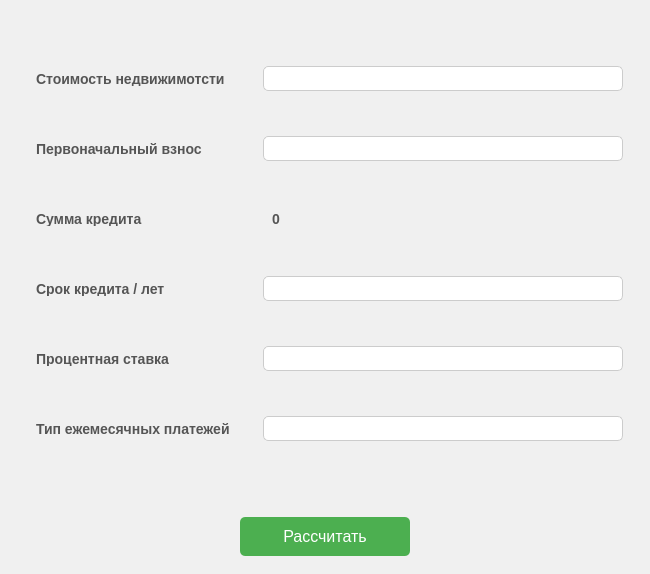
<?xml version="1.0" encoding="UTF-8"?>
<ui version="4.0">
 <class>CalculatorWindow</class>
 <widget class="QMainWindow" name="CalculatorWindow">
  <property name="geometry">
   <rect>
    <x>0</x>
    <y>0</y>
    <width>650</width>
    <height>574</height>
   </rect>
  </property>
  <property name="windowTitle">
   <string>MainWindow</string>
  </property>
  <property name="styleSheet">
   <string notr="true">QWidget {
    background-color: #f0f0f0; /* Светлый фон */
    font-family: Arial, sans-serif; /* Шрифт */
    font-size: 14px; /* Размер шрифта */
    color: #333; /* Цвет текста */
}</string>
  </property>
  <widget class="QWidget" name="centralwidget">
   <layout class="QVBoxLayout" name="verticalLayout_4">
    <item>
     <widget class="QWidget" name="widget_4" native="true">
      <layout class="QHBoxLayout" name="horizontalLayout">
       <item>
        <widget class="QWidget" name="widget_label" native="true">
         <layout class="QVBoxLayout" name="verticalLayout">
          <item>
           <widget class="QLabel" name="label">
            <property name="maximumSize">
             <size>
              <width>16777215</width>
              <height>25</height>
             </size>
            </property>
            <property name="font">
             <font>
              <family>Arial,sans-serif</family>
              <pointsize>-1</pointsize>
              <weight>75</weight>
              <bold>true</bold>
             </font>
            </property>
            <property name="styleSheet">
             <string notr="true">QLabel {
    color: #555; /* Цвет текста лейблов */
    font-weight: bold; /* Жирный текст */
    padding: 5px; /* Отступы */
}</string>
            </property>
            <property name="text">
             <string>Стоимость недвижимотсти</string>
            </property>
           </widget>
          </item>
          <item>
           <widget class="QLabel" name="label_2">
            <property name="maximumSize">
             <size>
              <width>16777215</width>
              <height>25</height>
             </size>
            </property>
            <property name="font">
             <font>
              <family>Arial,sans-serif</family>
              <pointsize>-1</pointsize>
              <weight>75</weight>
              <bold>true</bold>
             </font>
            </property>
            <property name="styleSheet">
             <string notr="true">QLabel {
    color: #555; /* Цвет текста лейблов */
    font-weight: bold; /* Жирный текст */
    padding: 5px; /* Отступы */
}</string>
            </property>
            <property name="text">
             <string>Первоначальный взнос</string>
            </property>
           </widget>
          </item>
          <item>
           <widget class="QLabel" name="label_3">
            <property name="maximumSize">
             <size>
              <width>16777215</width>
              <height>25</height>
             </size>
            </property>
            <property name="font">
             <font>
              <family>Arial,sans-serif</family>
              <pointsize>-1</pointsize>
              <weight>75</weight>
              <bold>true</bold>
             </font>
            </property>
            <property name="styleSheet">
             <string notr="true">QLabel {
    color: #555; /* Цвет текста лейблов */
    font-weight: bold; /* Жирный текст */
    padding: 5px; /* Отступы */
}</string>
            </property>
            <property name="text">
             <string>Сумма кредита</string>
            </property>
           </widget>
          </item>
          <item>
           <widget class="QLabel" name="label_5">
            <property name="maximumSize">
             <size>
              <width>16777215</width>
              <height>25</height>
             </size>
            </property>
            <property name="font">
             <font>
              <family>Arial,sans-serif</family>
              <pointsize>-1</pointsize>
              <weight>75</weight>
              <bold>true</bold>
             </font>
            </property>
            <property name="styleSheet">
             <string notr="true">QLabel {
    color: #555; /* Цвет текста лейблов */
    font-weight: bold; /* Жирный текст */
    padding: 5px; /* Отступы */
}</string>
            </property>
            <property name="text">
             <string>Срок кредита / лет</string>
            </property>
           </widget>
          </item>
          <item>
           <widget class="QLabel" name="label_6">
            <property name="maximumSize">
             <size>
              <width>16777215</width>
              <height>25</height>
             </size>
            </property>
            <property name="font">
             <font>
              <family>Arial,sans-serif</family>
              <pointsize>-1</pointsize>
              <weight>75</weight>
              <bold>true</bold>
             </font>
            </property>
            <property name="styleSheet">
             <string notr="true">QLabel {
    color: #555; /* Цвет текста лейблов */
    font-weight: bold; /* Жирный текст */
    padding: 5px; /* Отступы */
}</string>
            </property>
            <property name="text">
             <string>Процентная ставка</string>
            </property>
           </widget>
          </item>
          <item>
           <widget class="QLabel" name="label_7">
            <property name="maximumSize">
             <size>
              <width>16777215</width>
              <height>25</height>
             </size>
            </property>
            <property name="font">
             <font>
              <family>Arial,sans-serif</family>
              <pointsize>-1</pointsize>
              <weight>75</weight>
              <bold>true</bold>
             </font>
            </property>
            <property name="styleSheet">
             <string notr="true">QLabel {
    color: #555; /* Цвет текста лейблов */
    font-weight: bold; /* Жирный текст */
    padding: 5px; /* Отступы */
}</string>
            </property>
            <property name="text">
             <string>Тип ежемесячных платежей</string>
            </property>
           </widget>
          </item>
         </layout>
        </widget>
       </item>
       <item>
        <widget class="QWidget" name="widget_edit" native="true">
         <layout class="QVBoxLayout" name="verticalLayout_2">
          <item>
           <widget class="QLineEdit" name="price">
            <property name="maximumSize">
             <size>
              <width>16777215</width>
              <height>25</height>
             </size>
            </property>
            <property name="styleSheet">
             <string notr="true">QLineEdit {
    background-color: #fff; /* Белый фон */
    border: 1px solid #ccc; /* Цвет рамки */
    border-radius: 5px; /* Скругление углов */
    padding: 5px; /* Отступы внутри поля */
}</string>
            </property>
           </widget>
          </item>
          <item>
           <widget class="QLineEdit" name="first_deposit">
            <property name="maximumSize">
             <size>
              <width>16777215</width>
              <height>25</height>
             </size>
            </property>
            <property name="styleSheet">
             <string notr="true">QLineEdit {
    background-color: #fff; /* Белый фон */
    border: 1px solid #ccc; /* Цвет рамки */
    border-radius: 5px; /* Скругление углов */
    padding: 5px; /* Отступы внутри поля */
}</string>
            </property>
           </widget>
          </item>
          <item>
           <widget class="QLabel" name="label_loan_amount">
            <property name="maximumSize">
             <size>
              <width>16777215</width>
              <height>25</height>
             </size>
            </property>
            <property name="styleSheet">
             <string notr="true">QLabel {
    color: #555; /* Цвет текста лейблов */
    font-weight: bold; /* Жирный текст */
    padding: 5px; /* Отступы */
}</string>
            </property>
            <property name="text">
             <string>0</string>
            </property>
           </widget>
          </item>
          <item>
           <widget class="QLineEdit" name="term">
            <property name="maximumSize">
             <size>
              <width>16777215</width>
              <height>25</height>
             </size>
            </property>
            <property name="styleSheet">
             <string notr="true">QLineEdit {
    background-color: #fff; /* Белый фон */
    border: 1px solid #ccc; /* Цвет рамки */
    border-radius: 5px; /* Скругление углов */
    padding: 5px; /* Отступы внутри поля */
}</string>
            </property>
           </widget>
          </item>
          <item>
           <widget class="QLineEdit" name="interest_rate">
            <property name="maximumSize">
             <size>
              <width>16777215</width>
              <height>25</height>
             </size>
            </property>
            <property name="styleSheet">
             <string notr="true">QLineEdit {
    background-color: #fff; /* Белый фон */
    border: 1px solid #ccc; /* Цвет рамки */
    border-radius: 5px; /* Скругление углов */
    padding: 5px; /* Отступы внутри поля */
}</string>
            </property>
           </widget>
          </item>
          <item>
           <widget class="QListView" name="list_type">
            <property name="maximumSize">
             <size>
              <width>16777215</width>
              <height>25</height>
             </size>
            </property>
            <property name="styleSheet">
             <string notr="true">QListView {
    background-color: #fff; /* Белый фон */
    border: 1px solid #ccc; /* Цвет рамки */
    border-radius: 5px; /* Скругление углов */
}

/* Стиль для элементов списка */
QListView::item {
    padding: 10px; /* Отступы внутри элемента списка */
    border-bottom: 1px solid #eee; /* Разделительная линия между элементами */
}

/* Стиль для выбранного элемента */
QListView::item:selected {
    background-color: #4CAF50; /* Цвет выбранного элемента */
    color: white; /* Цвет текста выбранного элемента */
}

/* Стиль для элементов при наведении */
QListView::item:hover {
    background-color: #e0e0e0; /* Цвет при наведении на элемент */
}</string>
            </property>
           </widget>
          </item>
         </layout>
        </widget>
       </item>
      </layout>
     </widget>
    </item>
    <item>
     <widget class="QWidget" name="widget_button" native="true">
      <layout class="QHBoxLayout" name="horizontalLayout_4">
       <item>
        <widget class="QPushButton" name="CalculateButton">
         <property name="minimumSize">
          <size>
           <width>0</width>
           <height>0</height>
          </size>
         </property>
         <property name="maximumSize">
          <size>
           <width>170</width>
           <height>16777215</height>
          </size>
         </property>
         <property name="font">
          <font>
           <family>Arial,sans-serif</family>
           <pointsize>-1</pointsize>
          </font>
         </property>
         <property name="styleSheet">
          <string notr="true">QPushButton {
    background-color: #4CAF50; /* Зеленый фон */
    color: white; /* Цвет текста */
    border: none; /* Без рамки */
    border-radius: 5px; /* Скругление углов */
    padding: 10px; /* Отступы */
    font-size: 16px; /* Размер шрифта */
}
QPushButton:hover {
    background-color: #45a049; /* Цвет при наведении */
}</string>
         </property>
         <property name="text">
          <string>Рассчитать</string>
         </property>
        </widget>
       </item>
      </layout>
     </widget>
    </item>
   </layout>
  </widget>
 </widget>
 <resources/>
 <connections/>
</ui>
